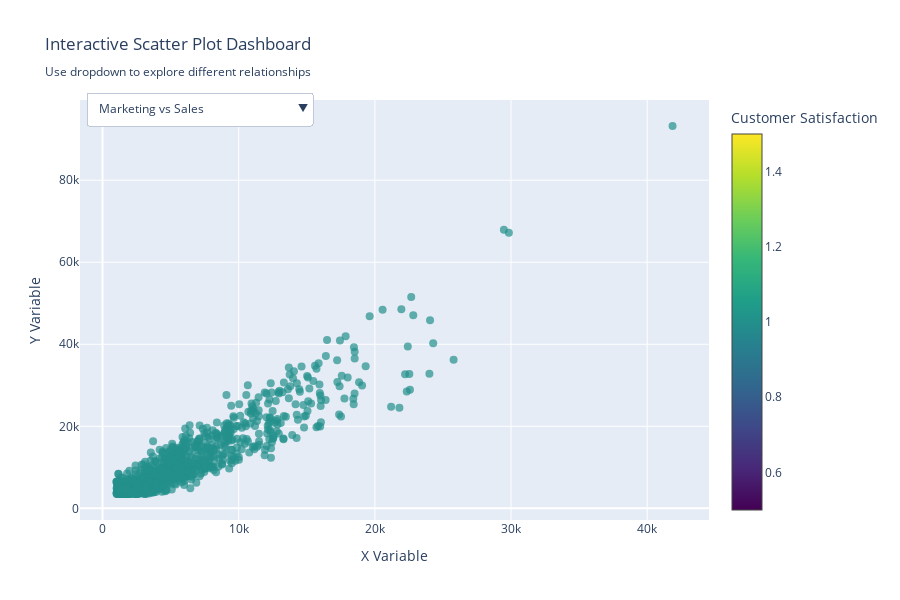

Write notebook code for a chart like this one.
### Code cell
# 5. INTERACTIVE SCATTER PLOT DASHBOARD
print("\n 5. INTERACTIVE SCATTER PLOT DASHBOARD")
print("=" * 42)

# Create comprehensive interactive dashboard
def create_interactive_scatter_dashboard(dataframe):
 """Create an interactive scatter plot dashboard with multiple features"""

 # Main scatter plot with dropdown selectors
 fig = go.Figure()

 # Default plot: Marketing vs Sales
 fig.add_trace(
 go.Scatter(
 x=dataframe['marketing_spend'],
 y=dataframe['sales_revenue'],
 mode='markers',
 marker=dict(
 size=8,
 opacity=0.7,
 color=dataframe['customer_satisfaction'],
 colorscale='viridis',
 showscale=True,
 colorbar=dict(title="Customer Satisfaction")
 ),
 text=dataframe['region'],
 hovertemplate=(
 "<b>Marketing:</b> $%{x:,.0f}<br>"
 "<b>Sales:</b> $%{y:,.0f}<br>"
 "<b>Region:</b> %{text}<br>"
 "<b>Satisfaction:</b> %{marker.color:.1f}/10"
 "<extra></extra>"
 ),
 name='Business Data'
 )
 )

 # Add dropdown menus for X and Y axes
 fig.update_layout(
 updatemenus=[
 dict(
 buttons=list([
 dict(label="Marketing vs Sales",
 method="restyle",
 args=[{"x": [dataframe['marketing_spend']],
 "y": [dataframe['sales_revenue']]}]),
 dict(label="Price vs Demand",
 method="restyle",
 args=[{"x": [dataframe['product_price']],
 "y": [dataframe['demand']]}]),
 dict(label="Employees vs Revenue/Employee",
 method="restyle",
 args=[{"x": [dataframe['employee_count']],
 "y": [dataframe['revenue_per_employee']]}]),
 dict(label="Ad Budget vs Brand Awareness",
 method="restyle",
 args=[{"x": [dataframe['advertising_budget']],
 "y": [dataframe['brand_awareness']]}])
 ]),
 direction="down",
 showactive=True,
 x=0.01,
 xanchor="left",
 y=1.02,
 yanchor="top"
 ),
 ]
 )

 fig.update_layout(
 title="Interactive Scatter Plot Dashboard<br><sub>Use dropdown to explore different relationships</sub>",
 xaxis_title="X Variable",
 yaxis_title="Y Variable",
 height=600,
 width=900
 )

 return fig

# Create and display interactive dashboard
dashboard_fig = create_interactive_scatter_dashboard(df)
dashboard_fig.show()

# Animated scatter plot showing evolution over time
print("\n 5.1 Animated Time Series Scatter Plot:")

# Create time-based animation
fig_anim = px.scatter(
 df.sort_values('time_period'),
 x='marketing_spend',
 y='sales_revenue',
 animation_frame='time_period',
 size='employee_count',
 color='region',
 hover_name='business_type',
 title="Business Performance Evolution Over Time",
 labels={
 'marketing_spend': 'Marketing Spend ($)',
 'sales_revenue': 'Sales Revenue ($)',
 'time_period': 'Time Period'
 },
 range_x=[df['marketing_spend'].min()*0.9, df['marketing_spend'].max()*1.1],
 range_y=[df['sales_revenue'].min()*0.9, df['sales_revenue'].max()*1.1],
 size_max=20
)

# Enhance animation settings
fig_anim.update_layout(
 updatemenus=[dict(
 type="buttons",
 direction="left",
 buttons=list([
 dict(label="Play",
 method="animate",
 args=[None, {"frame": {"duration": 100, "redraw": False},
 "fromcurrent": True}]),
 dict(label="Pause",
 method="animate",
 args=[[None], {"frame": {"duration": 0, "redraw": False},
 "mode": "immediate",
 "transition": {"duration": 0}}])
 ]),
 pad={"r": 10, "t": 87},
 showactive=False,
 x=0.011,
 xanchor="right",
 y=0,
 yanchor="top"
 )]
)

fig_anim.show()

print(" Interactive Features Available:")
print("• Dropdown menus for exploring different variable relationships")
print("• Color encoding for third-dimension insights")
print("• Hover information with detailed business metrics")
print("• Animation showing temporal evolution of relationships")
print("• Zoom and pan capabilities for detailed exploration")

### Figure 1 — Plotly figure (JSON) as saved in the notebook; plotly's stock layout.template omitted (floating-point values rounded to 4 significant figures; data arrays with more than 128 entries replaced by an {"elided": "..."} marker saying what was removed)
{"data": [{"hovertemplate": "<b>Marketing:</b> $%{x:,.0f}<br><b>Sales:</b> $%{y:,.0f}<br><b>Region:</b> %{text}<br><b>Satisfaction:</b> %{marker.color:.1f}/10<extra></extra>", "marker": {"color": {"elided": "1000 float values"}, "colorbar": {"title": {"text": "Customer Satisfaction"}}, "colorscale": [[0, "#440154"], [0.1111, "#482878"], [0.2222, "#3e4989"], [0.3333, "#31688e"], [0.4444, "#26828e"], [0.5556, "#1f9e89"], [0.6667, "#35b779"], [0.7778, "#6ece58"], [0.8889, "#b5de2b"], [1, "#fde725"]], "opacity": 0.7, "showscale": true, "size": 8}, "mode": "markers", "name": "Business Data", "text": {"elided": "1000 str values"}, "type": "scatter", "x": {"elided": "1000 float values"}, "y": {"elided": "1000 float values"}}], "layout": {"height": 600, "title": {"text": "Interactive Scatter Plot Dashboard<br><sub>Use dropdown to explore different relationships</sub>"}, "updatemenus": [{"buttons": [{"args": [{"x": {"elided": "1x1000 float values"}, "y": {"elided": "1x1000 float values"}}], "label": "Marketing vs Sales", "method": "restyle"}, {"args": [{"x": {"elided": "1x1000 float values"}, "y": {"elided": "1x1000 float values"}}], "label": "Price vs Demand", "method": "restyle"}, {"args": [{"x": {"elided": "1x1000 int values"}, "y": {"elided": "1x1000 float values"}}], "label": "Employees vs Revenue/Employee", "method": "restyle"}, {"args": [{"x": {"elided": "1x1000 float values"}, "y": {"elided": "1x1000 int values"}}], "label": "Ad Budget vs Brand Awareness", "method": "restyle"}], "direction": "down", "showactive": true, "x": 0.01, "xanchor": "left", "y": 1.02, "yanchor": "top"}], "width": 900, "xaxis": {"title": {"text": "X Variable"}}, "yaxis": {"title": {"text": "Y Variable"}}}}
